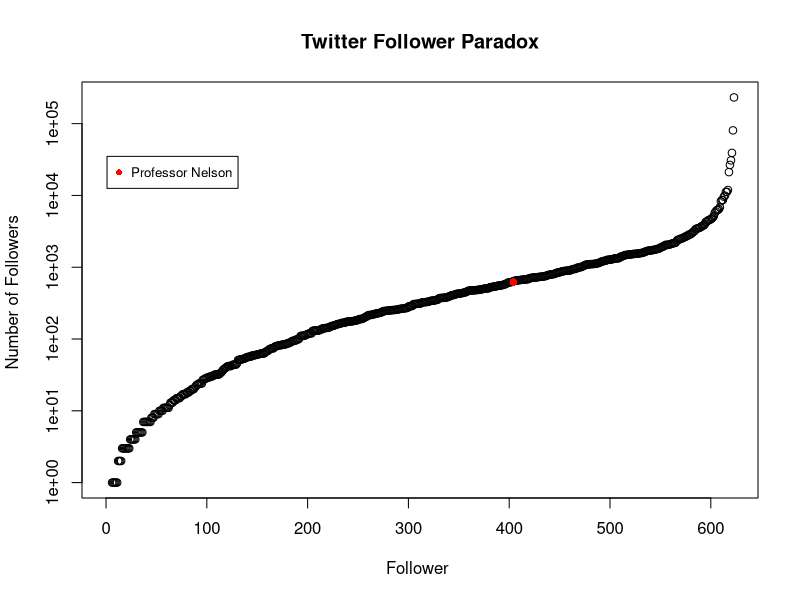

Recreate this plot in R.
pdf("graphFollowers.pdf")
x_range <- c(1,622)
y_range <- c(1,231964)

x <- c(1, 2, 3, 4, 5, 6, 7, 8, 9, 10, 11, 12, 13, 14, 15, 16, 17, 18, 19, 20, 21, 22, 23, 24, 25, 26, 27, 28, 29, 30, 31, 32, 33, 34, 35, 36, 37, 38, 39, 40, 41, 42, 43, 44, 45, 46, 47, 48, 49, 50, 51, 52, 53, 54, 55, 56, 57, 58, 59, 60, 61, 62, 63, 64, 65, 66, 67, 68, 69, 70, 71, 72, 73, 74, 75, 76, 77, 78, 79, 80, 81, 82, 83, 84, 85, 86, 87, 88, 89, 90, 91, 92, 93, 94, 95, 96, 97, 98, 99, 100, 101, 102, 103, 104, 105, 106, 107, 108, 109, 110, 111, 112, 113, 114, 115, 116, 117, 118, 119, 120, 121, 122, 123, 124, 125, 126, 127, 128, 129, 130, 131, 132, 133, 134, 135, 136, 137, 138, 139, 140, 141, 142, 143, 144, 145, 146, 147, 148, 149, 150, 151, 152, 153, 154, 155, 156, 157, 158, 159, 160, 161, 162, 163, 164, 165, 166, 167, 168, 169, 170, 171, 172, 173, 174, 175, 176, 177, 178, 179, 180, 181, 182, 183, 184, 185, 186, 187, 188, 189, 190, 191, 192, 193, 194, 195, 196, 197, 198, 199, 200, 201, 202, 203, 204, 205, 206, 207, 208, 209, 210, 211, 212, 213, 214, 215, 216, 217, 218, 219, 220, 221, 222, 223, 224, 225, 226, 227, 228, 229, 230, 231, 232, 233, 234, 235, 236, 237, 238, 239, 240, 241, 242, 243, 244, 245, 246, 247, 248, 249, 250, 251, 252, 253, 254, 255, 256, 257, 258, 259, 260, 261, 262, 263, 264, 265, 266, 267, 268, 269, 270, 271, 272, 273, 274, 275, 276, 277, 278, 279, 280, 281, 282, 283, 284, 285, 286, 287, 288, 289, 290, 291, 292, 293, 294, 295, 296, 297, 298, 299, 300, 301, 302, 303, 304, 305, 306, 307, 308, 309, 310, 311, 312, 313, 314, 315, 316, 317, 318, 319, 320, 321, 322, 323, 324, 325, 326, 327, 328, 329, 330, 331, 332, 333, 334, 335, 336, 337, 338, 339, 340, 341, 342, 343, 344, 345, 346, 347, 348, 349, 350, 351, 352, 353, 354, 355, 356, 357, 358, 359, 360, 361, 362, 363, 364, 365, 366, 367, 368, 369, 370, 371, 372, 373, 374, 375, 376, 377, 378, 379, 380, 381, 382, 383, 384, 385, 386, 387, 388, 389, 390, 391, 392, 393, 394, 395, 396, 397, 398, 399, 400, 401, 402, 403, 404, 405, 406, 407, 408, 409, 410, 411, 412, 413, 414, 415, 416, 417, 418, 419, 420, 421, 422, 423, 424, 425, 426, 427, 428, 429, 430, 431, 432, 433, 434, 435, 436, 437, 438, 439, 440, 441, 442, 443, 444, 445, 446, 447, 448, 449, 450, 451, 452, 453, 454, 455, 456, 457, 458, 459, 460, 461, 462, 463, 464, 465, 466, 467, 468, 469, 470, 471, 472, 473, 474, 475, 476, 477, 478, 479, 480, 481, 482, 483, 484, 485, 486, 487, 488, 489, 490, 491, 492, 493, 494, 495, 496, 497, 498, 499, 500, 501, 502, 503, 504, 505, 506, 507, 508, 509, 510, 511, 512, 513, 514, 515, 516, 517, 518, 519, 520, 521, 522, 523, 524, 525, 526, 527, 528, 529, 530, 531, 532, 533, 534, 535, 536, 537, 538, 539, 540, 541, 542, 543, 544, 545, 546, 547, 548, 549, 550, 551, 552, 553, 554, 555, 556, 557, 558, 559, 560, 561, 562, 563, 564, 565, 566, 567, 568, 569, 570, 571, 572, 573, 574, 575, 576, 577, 578, 579, 580, 581, 582, 583, 584, 585, 586, 587, 588, 589, 590, 591, 592, 593, 594, 595, 596, 597, 598, 599, 600, 601, 602, 603, 604, 605, 606, 607, 608, 609, 610, 611, 612, 613, 614, 615, 616, 617, 618, 619, 620, 621, 622, 623)
y <- c(0, 0, 0, 0, 0, 1, 1, 1, 1, 1, 1, 2, 2, 2, 2, 3, 3, 3, 3, 3, 3, 3, 3, 4, 4, 4, 4, 4, 4, 5, 5, 5, 5, 5, 5, 5, 7, 7, 7, 7, 7, 7, 7, 7, 8, 8, 8, 9, 9, 9, 9, 9, 10, 10, 10, 10, 11, 11, 11, 11, 11, 11, 12, 13, 13, 13, 14, 14, 14, 15, 15, 15, 15, 16, 16, 17, 17, 17, 17, 18, 18, 18, 19, 19, 20, 20, 20, 21, 22, 23, 23, 24, 24, 24, 24, 27, 27, 28, 28, 29, 29, 29, 30, 30, 30, 31, 31, 32, 32, 32, 32, 32, 33, 34, 35, 37, 38, 39, 40, 41, 42, 42, 42, 42, 43, 44, 44, 44, 44, 46, 51, 51, 52, 52, 52, 53, 53, 54, 55, 56, 56, 57, 57, 57, 59, 59, 59, 60, 60, 61, 61, 62, 62, 63, 63, 63, 63, 66, 67, 68, 69, 72, 73, 74, 74, 74, 77, 79, 80, 80, 81, 82, 82, 82, 84, 84, 84, 84, 86, 87, 87, 88, 91, 91, 94, 95, 95, 95, 99, 99, 99, 103, 110, 111, 111, 111, 111, 114, 115, 117, 119, 120, 120, 120, 130, 131, 131, 131, 131, 131, 131, 134, 136, 136, 141, 141, 142, 142, 143, 143, 144, 147, 150, 152, 152, 154, 156, 157, 160, 162, 162, 163, 165, 168, 168, 168, 168, 173, 174, 174, 176, 176, 176, 177, 177, 179, 180, 181, 182, 186, 187, 190, 190, 190, 194, 197, 201, 205, 207, 214, 216, 216, 216, 218, 220, 223, 223, 226, 228, 229, 230, 232, 236, 237, 245, 245, 246, 247, 248, 248, 249, 252, 252, 253, 253, 254, 254, 255, 257, 259, 262, 262, 264, 265, 266, 268, 269, 270, 271, 284, 285, 286, 287, 290, 306, 307, 307, 309, 309, 310, 310, 312, 321, 324, 325, 326, 327, 328, 328, 331, 336, 339, 342, 342, 343, 346, 347, 351, 352, 365, 372, 372, 374, 374, 374, 377, 378, 380, 383, 389, 395, 400, 408, 409, 410, 413, 422, 426, 426, 429, 430, 433, 434, 439, 442, 447, 449, 457, 468, 470, 473, 474, 476, 477, 478, 478, 480, 482, 482, 486, 487, 491, 494, 497, 502, 503, 506, 506, 510, 511, 528, 528, 530, 535, 538, 538, 543, 547, 555, 555, 557, 557, 562, 571, 572, 579, 588, 601, 611, 617, 617, 622, 624, 634, 645, 650, 653, 656, 657, 659, 665, 666, 670, 670, 673, 674, 679, 681, 683, 705, 706, 708, 716, 719, 720, 720, 723, 724, 732, 732, 735, 738, 740, 746, 747, 751, 766, 769, 782, 783, 790, 795, 796, 804, 805, 822, 833, 842, 848, 850, 856, 874, 876, 884, 886, 890, 893, 897, 898, 899, 909, 927, 940, 943, 946, 946, 978, 985, 989, 996, 1007, 1008, 1033, 1047, 1062, 1083, 1093, 1093, 1096, 1104, 1105, 1105, 1107, 1111, 1112, 1122, 1131, 1141, 1145, 1164, 1190, 1192, 1218, 1219, 1232, 1233, 1263, 1269, 1274, 1276, 1279, 1290, 1301, 1318, 1324, 1327, 1327, 1334, 1338, 1392, 1398, 1422, 1435, 1450, 1478, 1482, 1487, 1491, 1505, 1507, 1509, 1523, 1528, 1531, 1536, 1537, 1541, 1549, 1569, 1572, 1572, 1588, 1597, 1626, 1650, 1661, 1690, 1697, 1708, 1711, 1715, 1734, 1737, 1749, 1761, 1779, 1795, 1814, 1823, 1878, 1895, 1925, 1965, 1971, 2047, 2047, 2049, 2049, 2079, 2091, 2113, 2157, 2159, 2175, 2192, 2298, 2402, 2408, 2451, 2495, 2513, 2532, 2584, 2644, 2649, 2728, 2732, 2841, 2864, 2872, 2967, 3042, 3151, 3196, 3412, 3425, 3494, 3501, 3579, 3603, 3721, 3801, 3820, 3962, 4275, 4284, 4462, 4553, 4562, 4671, 4772, 4936, 5167, 5719, 5976, 6234, 6286, 6432, 6839, 8284, 8616, 8646, 9600, 9921, 11194, 11202, 11908, 21113, 26624, 30760, 39131, 80572, 231964)
plot(x_range,y_range,type="n",xlab="Follower ", ylab="Number of Followers ",log="y")

points(x,y,col='black',pch=1,lwd=1)
mlnX <- c(404)
mlnY <- c(622)

points(mlnX,mlnY,type="b",lty=5,col='red',pch=16);
legend(1,35000,c("Professor Nelson"),pch=c(16),cex=.8,col=c("Red"))
title("Twitter Follower Paradox")
dev.off()

paste("Mean:",mean(y))
paste("Standard Deviation: ",sd(y))
paste("Median: ",median(y))

